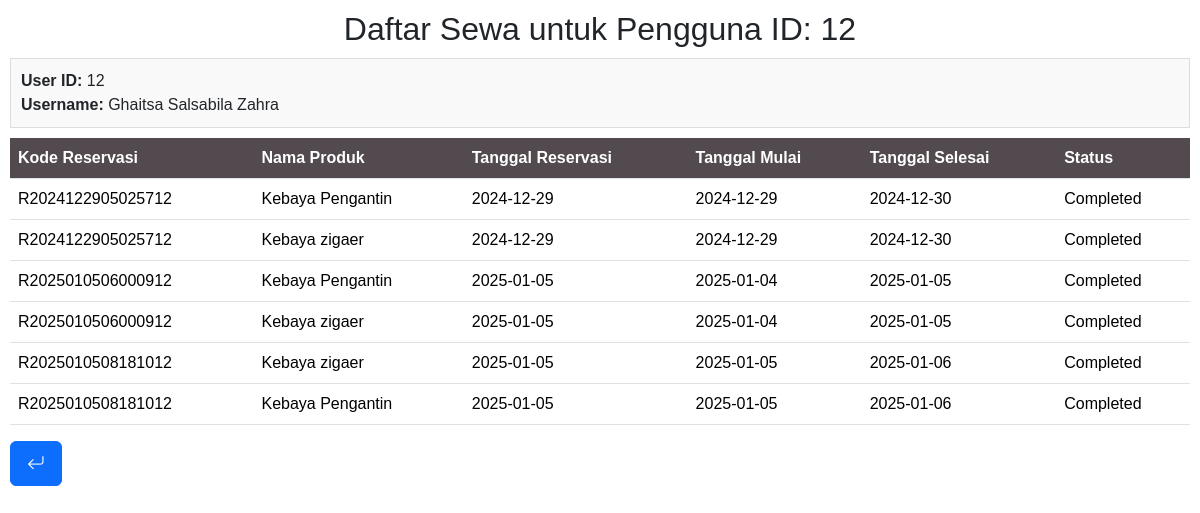
Before: /action/view/view-daftarsewa.php?user_id=12 (signed in) with the older database file.
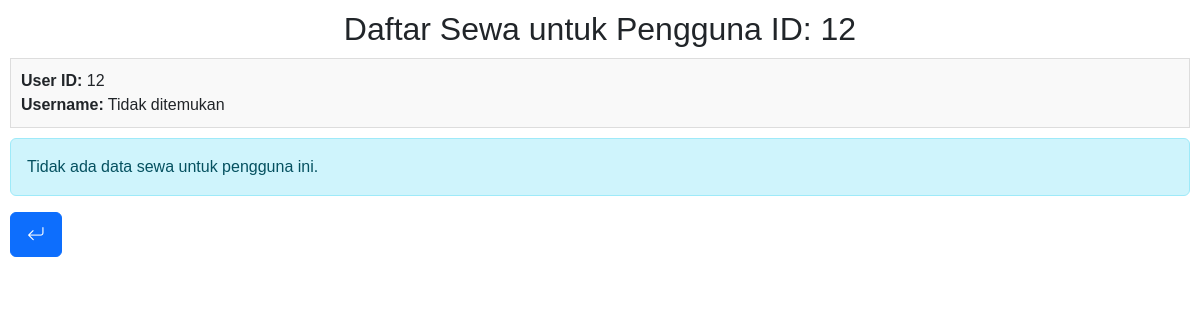
After: the same page with the newer database file.
### tables this page shows
CREATE TABLE IF NOT EXISTS `users` (
  `user_id` int NOT NULL AUTO_INCREMENT,
  `username` varchar(50) NOT NULL,
  `email` varchar(100) NOT NULL,
  `password` varchar(255) NOT NULL,
  `created_at` timestamp NULL DEFAULT CURRENT_TIMESTAMP,
  `phone` varchar(15) NOT NULL,
  `address` varchar(255) NOT NULL,
  `foto_profil` varchar(255) NOT NULL,
  `role` enum('admin','user') NOT NULL,
  PRIMARY KEY (`user_id`)
);

CREATE TABLE IF NOT EXISTS `reservations` (
  `reservasi_id` int NOT NULL AUTO_INCREMENT,
  `id_produk` int DEFAULT NULL,
  `user_id` int DEFAULT NULL,
  `kode_reservasi` varchar(50) NOT NULL,
  `tanggal_mulai` date DEFAULT NULL,
  `tanggal_selesai` date DEFAULT NULL,
  `durasi` int DEFAULT NULL,
  `total_harga` int DEFAULT NULL,
  `quantity` int DEFAULT NULL,
  `tanggal_reservasi` date DEFAULT NULL,
  `created_at` timestamp NOT NULL DEFAULT CURRENT_TIMESTAMP,
  `status` enum('Pending','Booked','Paid','Completed') NOT NULL,
  PRIMARY KEY (`reservasi_id`),
  KEY `id_produk` (`id_produk`),
  KEY `fk_user` (`user_id`),
  KEY `idx_kode_reservasi` (`kode_reservasi`)
);

CREATE TABLE IF NOT EXISTS `products` (
  `product_id` int NOT NULL AUTO_INCREMENT,
  `kebaya_id` varchar(50) NOT NULL,
  `nama` varchar(255) DEFAULT NULL,
  `ukuran` varchar(50) NOT NULL,
  `deskripsi` text NOT NULL,
  `foto` varchar(255) NOT NULL,
  `harga` decimal(10,2) NOT NULL,
  `jenis` enum('Kebaya','Jas','Aksesoris') NOT NULL,
  `stock` int NOT NULL,
  `created_at` timestamp NULL DEFAULT CURRENT_TIMESTAMP,
  PRIMARY KEY (`product_id`)
);

### action/view/view-daftarsewa.php (the view, shortened to what this page needs)
<?php
include '../../database/db.php';
if (isset($_GET['user_id'])) {
    $user_id = $_GET['user_id'];
    $query = "SELECT r.kode_reservasi, p.nama, r.tanggal_reservasi, r.tanggal_mulai, r.tanggal_selesai, r.status, u.user_id, u.username
              FROM reservations r
              JOIN products p ON r.id_produk = p.product_id
              JOIN users u ON r.user_id = u.user_id
              WHERE r.user_id = ?";
    if ($stmt = $conn->prepare($query)) {
        $stmt->bind_param("i", $user_id);
        $stmt->execute();
        $result = $stmt->get_result();
        if ($result->num_rows > 0) {
            $row = $result->fetch_assoc();
            $username = $row['username'];
        } else {
            $username = "Tidak ditemukan";
        }
        ?>
        <!DOCTYPE html>
        <html lang="id">
        <head>
            <link href="https://cdn.jsdelivr.net/npm/bootstrap@5.3.3/dist/css/bootstrap.min.css" rel="stylesheet">
            <link rel="stylesheet" href="https://cdn.jsdelivr.net/npm/bootstrap-icons@1.10.5/font/bootstrap-icons.css">
        </head>
        <body>
        <h2>Daftar Sewa untuk Pengguna ID: <?php echo htmlspecialchars($user_id); ?></h2>
        <div class="container">
            <div class="info">
                <strong>User    ID:</strong> <?php echo htmlspecialchars($user_id); ?> <br>
                <strong>Username:</strong> <?php echo htmlspecialchars($username); ?>
            </div>
            <?php
            if ($result->num_rows > 0) {
                echo "<table class='table'>
                        <thead>
                            <tr>
                                <th>Kode Reservasi</th>
                                <th>Nama Produk</th>
                                <th>Tanggal Reservasi</th>
                                <th>Tanggal Mulai</th>
                                <th>Tanggal Selesai</th>
                                <th>Status</th>
                            </tr>
                        </thead>
                        <tbody>";
                do {
                    echo "<tr>
                            <td>" . htmlspecialchars($row['kode_reservasi']) . "</td>
                            <td>" . htmlspecialchars($row['nama']) . "</td>
                            <td>" . htmlspecialchars($row['tanggal_reservasi']) . "</td>
                            <td>" . htmlspecialchars($row['tanggal_mulai']) . "</td>
                            <td>" . htmlspecialchars($row['tanggal_selesai']) . "</td>
                            <td>" . htmlspecialchars($row['status']) . "</td>
                          </tr>";
                } while ($row = $result->fetch_assoc());
                echo "</tbody></table>";
            } else {
                echo "<div class='alert alert-info'>Tidak ada data sewa untuk pengguna ini.</div>";
            }
            ?>
            <div class="btn-container">
                <a href="../../admin/listuser-admin.php" class="btn btn-custom btn-primary">
                    <i class="bi bi-arrow-return-left"></i>
                </a>
            </div>
        </div>
        </body>
        </html>
        <?php
    } else {
        echo "<div class='alert alert-danger'>Terjadi kesalahan dalam query.</div>";
    }
} else {
    echo "<div class='alert alert-warning'>User  ID tidak ditemukan.</div>";
}
?>

### action/view/view-daftarsewa.php (style rules this page uses)
body { font-family: Arial, sans-serif; margin: 10px; }
.container { max-width: 100%; width: auto !important; align-items: center; padding: 0px !important; }
.info { margin-bottom: 10px; padding: 10px; border: 1px solid #ddd; background-color: #f9f9f9; }
h2 { margin: 10px 10px; text-align: center; }
.alert { margin-top: 10px; }
.btn-container { margin-bottom: 20px; }
.btn-custom { font-size: 1.1rem; padding: 8px 16px; margin-right: 10px; }
table { max-width: 100% !important; border-collapse: collapse; margin-top: 10px !important; }
table th { background-color: #524A4E !important; color: #fff !important; }
th, td { padding: 10px; text-align: left; }
th { background-color: #f4f4f4; }

Changed rows visible on the page:
no longer on this page (row unchanged): users: username "Ghaitsa Salsabila Zahra"
removed reservations: kode_reservasi "R2024122905025712", products.nama "Kebaya Pengantin", tanggal_reservasi "2024-12-29", tanggal_mulai "2024-12-29", tanggal_selesai "2024-12-30", status "Completed"
removed reservations: kode_reservasi "R2024122905025712", products.nama "Kebaya zigaer", tanggal_reservasi "2024-12-29", tanggal_mulai "2024-12-29", tanggal_selesai "2024-12-30", status "Completed"
removed reservations: kode_reservasi "R2025010506000912", products.nama "Kebaya Pengantin", tanggal_reservasi "2025-01-05", tanggal_mulai "2025-01-04", tanggal_selesai "2025-01-05", status "Completed"
removed reservations: kode_reservasi "R2025010506000912", products.nama "Kebaya zigaer", tanggal_reservasi "2025-01-05", tanggal_mulai "2025-01-04", tanggal_selesai "2025-01-05", status "Completed"
removed reservations: kode_reservasi "R2025010508181012", products.nama "Kebaya zigaer", tanggal_reservasi "2025-01-05", tanggal_mulai "2025-01-05", tanggal_selesai "2025-01-06", status "Completed"
removed reservations: kode_reservasi "R2025010508181012", products.nama "Kebaya Pengantin", tanggal_reservasi "2025-01-05", tanggal_mulai "2025-01-05", tanggal_selesai "2025-01-06", status "Completed"
Other visible differences:
$username: (not shown) → "Tidak ditemukan"
text no longer shown: "Kode Reservasi Nama Produk Tanggal Reservasi Tanggal Mulai Tanggal Selesai Status"
text now shown: "Tidak ada data sewa untuk pengguna ini."
